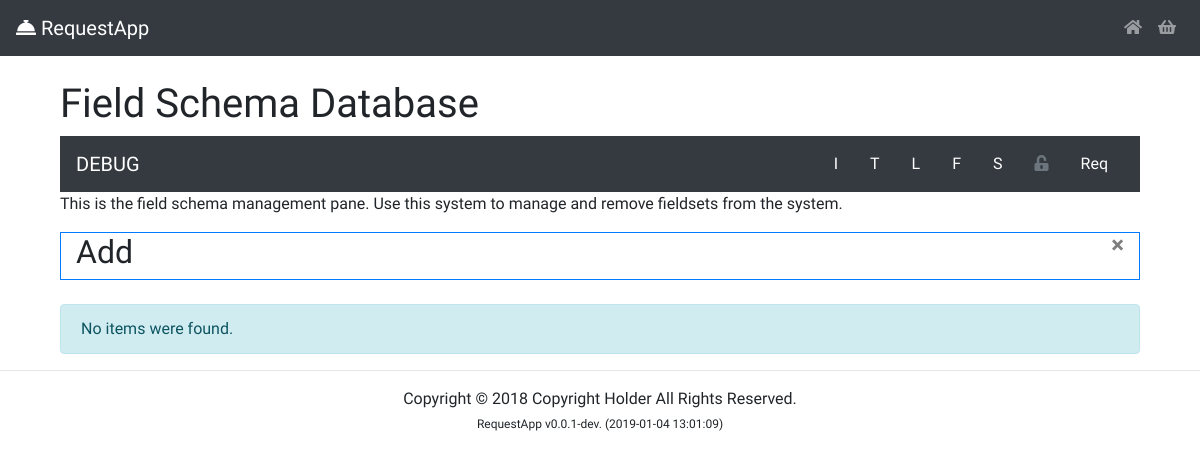
The app's page /crud/fields_crud.php, older data.
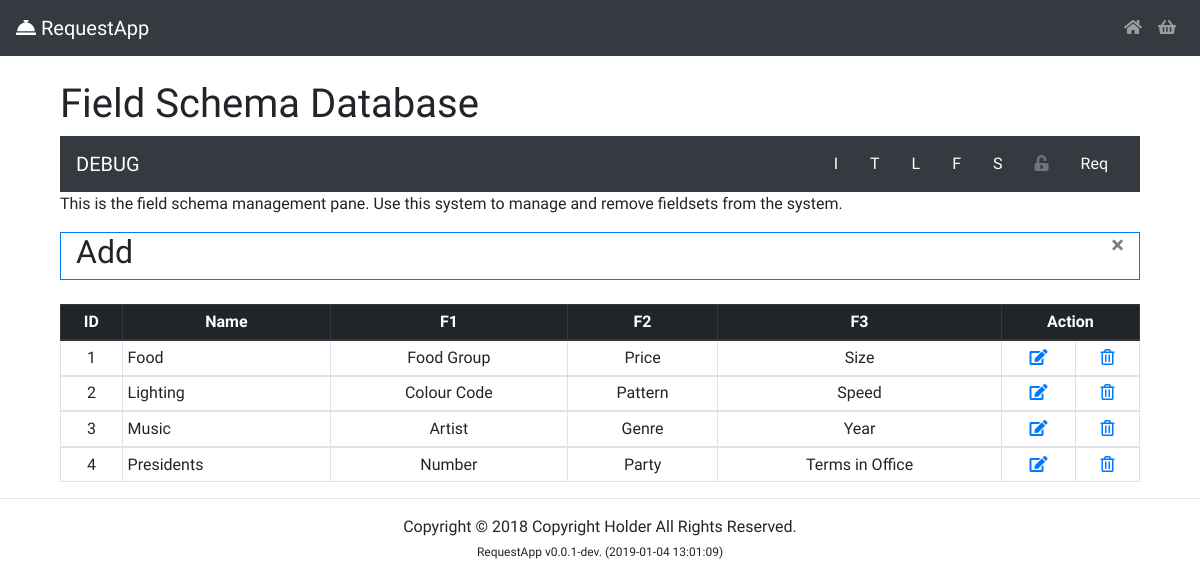
The same page, newer data.
### tables this page shows
CREATE TABLE `field_schema` (
  `schema_id` int(11) NOT NULL COMMENT 'Schema ID',
  `schema_name` varchar(255) DEFAULT NULL COMMENT 'Schema Name',
  `schema_f1` varchar(255) DEFAULT NULL COMMENT 'Field 1',
  `schema_f2` varchar(255) DEFAULT NULL COMMENT 'Field 2',
  `schema_f3` varchar(255) DEFAULT NULL COMMENT 'Field 3'
);

### crud/fields_crud.php (the view, shortened to what this page needs)
<?php include_once '../partials/_header.php' ?>
<?php
$update = false;
?>
  <div id='bodyContainer' class='container'>
    <br>
    <div class='col-md-12'>
        <h1>Field Schema Database</h1>
        <?php require_once($_SERVER["DOCUMENT_ROOT"] . "/RequestApp/partials/_nav.php");?>
        <p>This is the field schema management pane. Use this system to manage and remove fieldsets from the system.</p>
        <div class='border border-primary'>
          <div class='col-md-12'>
            <button id='showHide' type="button" class="close" aria-label="Close">
              <span aria-hidden="true">&times;</span>
            </button>
            <?php if ($update == true): ?>
              <h2>Update</h2>
            <?php else: ?>
              <h2>Add</h2>
            <?php endif ?>
          </div>
        </div>
        <br>
        <?php
        $activesql = "SELECT * FROM field_schema ORDER BY schema_name ASC";
        if ($result = mysqli_query($link, $activesql)) {
            if (mysqli_num_rows($result) > 0) {
                ?>
        <table id='resultTable' class='table table-sm table-bordered'>
          <thead class="thead-dark">
            <tr>
              <th class='text-center'>ID</th>
              <th class='text-center'>Name</th>
              <th class='text-center'>F1</th>
              <th class='text-center'>F2</th>
              <th class='text-center'>F3</th>
              <th class='text-center' colspan="2">Action</th>
            </tr>
          </thead>
          <?php
              while ($row = mysqli_fetch_array($result)) {
                $schemaID = $row['schema_id'];
                $schemaName = $row['schema_name'];
                $schemaF1 = $row['schema_f1'];
                $schemaF2 = $row['schema_f2'];
                $schemaF3 = $row['schema_f3'];
                  echo "<tbody>";
                    echo "<tr>";
                      echo "<td class='text-center'>{$schemaID}</td>";
                      echo "<td>{$schemaName}</td>";
                      echo "<td class='text-center'>{$schemaF1}</td>";
                      echo "<td class='text-center'>{$schemaF2}</td>";
                      echo "<td class='text-center'>{$schemaF3}</td>";
                      echo "<td class='text-center'><a href='fields_crud.php?schema_edit={$schemaID}' class='edit_btn'><i class='fas fa-edit'></i></a></td>";
                      echo "<td class='text-center'><a href='server.php?schema_del={$schemaID}' class='del_btn' onclick='return confirm('Are you sure?');'><i class='far fa-trash-alt'></i></a></td>";
                    echo "</tr>";
                  echo "</tbody>";
              }
                echo "</table>";
            } else {
                echo "<p class='alert alert-info'>No items were found.</p>";
            }
        } else {
            echo "<p class='alert alert-info'>" . SQLError($link) . "</p>";
        } ?>
      </div>
    </div>
    <?php include '../partials/_footer.php'; ?>

Row changes from the older to the newer data that the page shows:
added field_schema: schema_id "1", schema_name "Food", schema_f1 "Food Group", schema_f2 "Price", schema_f3 "Size"
added field_schema: schema_id "2", schema_name "Lighting", schema_f1 "Colour Code", schema_f2 "Pattern", schema_f3 "Speed"
added field_schema: schema_id "3", schema_name "Music", schema_f1 "Artist", schema_f2 "Genre", schema_f3 "Year"
added field_schema: schema_id "4", schema_name "Presidents", schema_f1 "Number", schema_f2 "Party", schema_f3 "Terms in Office"
Text that changed along with them:
text no longer shown: "No items were found."
text now shown: "ID Name F1 F2 F3 Action"
